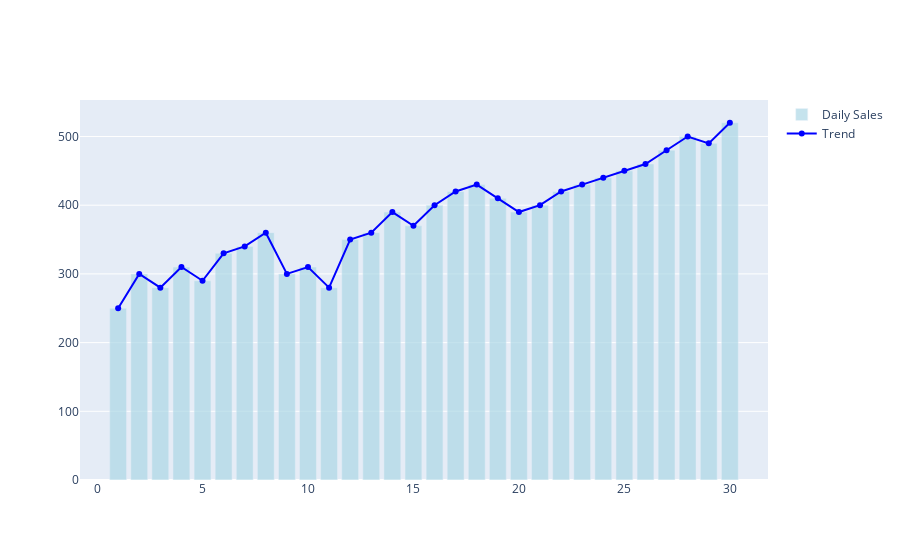

Notebook cell for this chart:
### Code cell
fig2 = go.Figure(data = [bar, line])
fig2.show()

### Figure 1 — Plotly figure (JSON) as saved in the notebook; plotly's stock layout.template omitted (floating-point values rounded to 4 significant figures)
{"data": [{"marker": {"color": "lightblue"}, "name": "Daily Sales", "opacity": 0.7, "type": "bar", "x": [1, 2, 3, 4, 5, 6, 7, 8, 9, 10, 11, 12, 13, 14, 15, 16, 17, 18, 19, 20, 21, 22, 23, 24, 25, 26, 27, 28, 29, 30], "y": [250, 300, 280, 310, 290, 330, 340, 360, 300, 310, 280, 350, 360, 390, 370, 400, 420, 430, 410, 390, 400, 420, 430, 440, 450, 460, 480, 500, 490, 520]}, {"marker": {"color": "blue"}, "mode": "lines+markers", "name": "Trend", "type": "scatter", "x": [1, 2, 3, 4, 5, 6, 7, 8, 9, 10, 11, 12, 13, 14, 15, 16, 17, 18, 19, 20, 21, 22, 23, 24, 25, 26, 27, 28, 29, 30], "y": [250, 300, 280, 310, 290, 330, 340, 360, 300, 310, 280, 350, 360, 390, 370, 400, 420, 430, 410, 390, 400, 420, 430, 440, 450, 460, 480, 500, 490, 520]}], "layout": {}}
